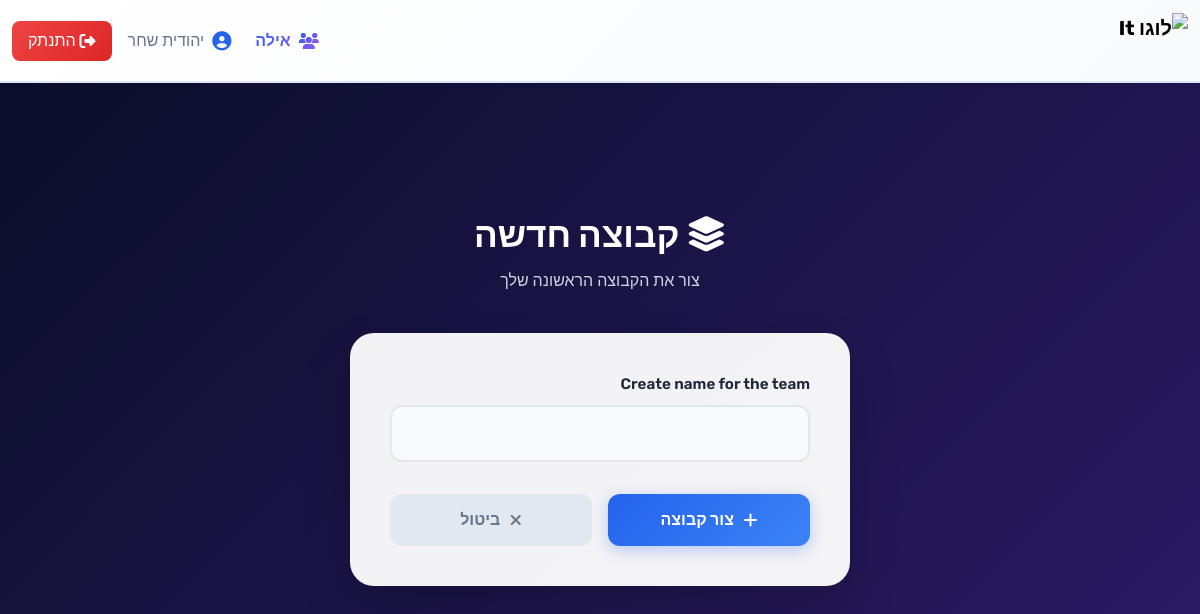
The page /DoIt/CreateTeam/ (signed in) on the database its author committed.
### App/models.py (models this page shows, shortened)
class User(AbstractUser):
    role = models.CharField(max_length=20, choices=[('Manager', 'Manager'), ('Team_Member', 'Team_Member')], null=True)
    team = models.ForeignKey("Team", on_delete=models.CASCADE, null=True)

class Team(models.Model):
    team_name = models.CharField(max_length=100, unique=True)

### App/views.py (the view)
# urls.py: path("CreateTeam/", views.create_team, name="create_team"),
def create_team(request):
    User = get_user_model()
    user_data = request.session.get('temp_user_data')
    if not user_data:
        return redirect('sign_up')
    if request.method == 'POST':
        form = AddTeamForm(request.POST)
        if form.is_valid():
            try:
                with transaction.atomic():
                    team_name_val = form.cleaned_data['team_name']
                    if Team.objects.filter(team_name=team_name_val).exists():
                        form.add_error('team_name', 'This team name already exists')
                    else:
                        new_team = Team.objects.create(team_name=team_name_val)
                        user = User.objects.create_user(
                            username=user_data['email'],
                            email=user_data['email'],
                            password=user_data['password'],
                            first_name=user_data['first_name'],
                            last_name=user_data['last_name'],
                            role=user_data['role'],
                            team=new_team
                        )
                        del request.session['temp_user_data']
                        login(request, user)
                        return redirect('get_tasks')
            except Exception as e:
                form.add_error(None, str(e))
    else:
        form = AddTeamForm()
    return render(request, 'Team/CreateTeam.html', {'form': form})

### App/forms.py
class AddTeamForm(forms.ModelForm):
    class Meta:
        model = Team
        fields = ["team_name"]
        labels = {'team_name': 'Create name for the team'}

### templates/Team/CreateTeam.html (shortened to what this page needs)
{% load static %}
<!DOCTYPE html>
<html lang="he" dir="rtl">
<head>
    <link rel="stylesheet" href="https://cdn.jsdelivr.net/npm/bootstrap@5.3.0/dist/css/bootstrap.rtl.min.css">
    <link rel="stylesheet" href="https://cdnjs.cloudflare.com/ajax/libs/font-awesome/6.4.0/css/all.min.css">
</head>
<body>
    {% include "component/Nav.html" %}
    <main>
        <div class="container-team">
            <div class="team-header">
                <h1><i class="fas fa-layer-group"></i> קבוצה חדשה</h1>
                <p>צור את הקבוצה הראשונה שלך</p>
            </div>
            <div class="card-form">
                <form method="post">
                    {% for field in form %}
                        {% if field.widget.input_type != 'hidden' %}
                            <div class="form-group">
                                <label for="{{ field.id_for_label }}">{{ field.label }}</label>
                                {{ field }}
                            </div>
                        {% endif %}
                    {% endfor %}
                    <div class="form-actions">
                        <button type="submit" class="btn-team btn-submit">
                            <i class="fas fa-plus"></i> צור קבוצה
                        </button>
                        <a href="{% url 'sign_up' %}" class="btn-team btn-cancel">
                            <i class="fas fa-times"></i> ביטול
                        </a>
                    </div>
                </form>
            </div>
        </div>
    </main>
</body>
</html>

### templates/component/Nav.html (shortened to what this page needs)
{% load static %}
<nav class="navbar navbar-expand-lg fixed-top navbar-light shadow-sm" style="background: linear-gradient(135deg, #ffffff 0%, #f8fafc 100%); border-bottom: 2px solid rgba(37, 99, 235, 0.15);">
  <div class="container-fluid">
    <a class="navbar-brand d-flex align-items-center fw-bold" href="{% url 'welcome' %}" style="text-decoration: none;">
      <img src="{% static 'My-App/images/DoIt.gif' %}?t={% now 'U' %}" alt="לוגו DoIt" height="55" class="me-2 logo-gif glow" style="max-width: 70px; animation: glow 2s ease-in-out infinite;">
    </a>
    <div class="collapse navbar-collapse" id="mainNavbar">
      <ul class="navbar-nav ms-auto mb-2 mb-lg-0">
        {% if user.is_authenticated %}
          <li class="nav-item me-2">
            <span class="nav-link d-flex align-items-center" style="background: linear-gradient(135deg, #2563eb 0%, #a855f7 100%); -webkit-background-clip: text; -webkit-text-fill-color: transparent; background-clip: text; font-weight: 700; animation: fadeIn 0.6s ease-out;">
              <i class="fas fa-users me-2" style="background: linear-gradient(135deg, #2563eb, #a855f7); -webkit-background-clip: text; -webkit-text-fill-color: transparent; background-clip: text;"></i>
              {{ user.team.team_name }}
            </span>
          </li>
          <li class="nav-item me-2">
            <span class="nav-link d-flex align-items-center" style="color: #64748b; animation: fadeIn 0.7s ease-out;">
              <i class="fas fa-user-circle me-2" style="color: #2563eb; font-size: 1.2rem;"></i>
              {{ user.first_name }} {{ user.last_name }}
            </span>
          </li>
          <li class="nav-item">
            <a class="nav-link d-flex align-items-center" href="{% url 'logout' %}" style="background: linear-gradient(135deg, #ef4444 0%, #dc2626 100%); color: white; border-radius: 0.5rem; padding: 0.5rem 1rem; transition: all 0.3s ease; animation: slideDown 0.7s ease-out;">
              <i class="fas fa-sign-out-alt me-1"></i>
              <span>התנתק</span>
            </a>
          </li>
        {% endif %}
      </ul>
    </div>
  </div>
</nav>

### templates/Team/CreateTeam.html (style rules this page uses)
* { font-family: 'Rubik', sans-serif; }
body { min-height: 100vh; background: linear-gradient(135deg, #0a0e27, #2d1b69); display: flex; flex-direction: column; margin: 0; padding: 0; }
main { flex: 1; display: flex; align-items: center; justify-content: center; padding: 2rem 1rem; }
.container-team { width: 100%; max-width: 500px; }
.team-header { text-align: center; margin-bottom: 2.5rem; animation: fadeIn 0.8s ease-out; }
.team-header h1 { font-size: 2.2rem; font-weight: 800; color: white; margin-bottom: 0.8rem; }
.team-header p { color: #cbd5e1; font-size: 1rem; }
.card-form { background: rgba(255, 255, 255, 0.95); border-radius: 1.5rem; padding: 2.5rem; border: none; box-shadow: 0 25px 50px rgba(0, 0, 0, 0.2); animation: slideUp 0.8s ease-out; }
.form-group { margin-bottom: 1.5rem; }
label { display: block; font-weight: 600; color: #1e293b; margin-bottom: 0.6rem; font-size: 0.95rem; }
input[type="text"], input[type="email"], textarea { width: 100%; padding: 0.9rem; border: 2px solid #e2e8f0; border-radius: 0.75rem; font-size: 1rem; font-family: inherit; transition: all 0.3s ease; background: #f8fafc; }
.form-actions { display: flex; gap: 1rem; margin-top: 2rem; }
.btn-team { flex: 1; padding: 0.9rem; border: none; border-radius: 0.75rem; font-size: 1rem; font-weight: 600; cursor: pointer; transition: all 0.3s ease; display: flex; align-items: center; justify-content: center; gap: 0.6rem; text-decoration: none; }
.btn-submit { background: linear-gradient(135deg, #2563eb, #3b82f6); color: white; box-shadow: 0 4px 15px rgba(37, 99, 235, 0.3); }
.btn-cancel { background: #e2e8f0; color: #64748b; }

### templates/component/Nav.html (style rules this page uses)
.nav-link { transition: all 0.3s ease; }

### rows shown on the page
User: team.team_name "אילה", first_name "יהודית", last_name "שחר"

### other values the page prints
{{ field.label }} "Create name for the team"
